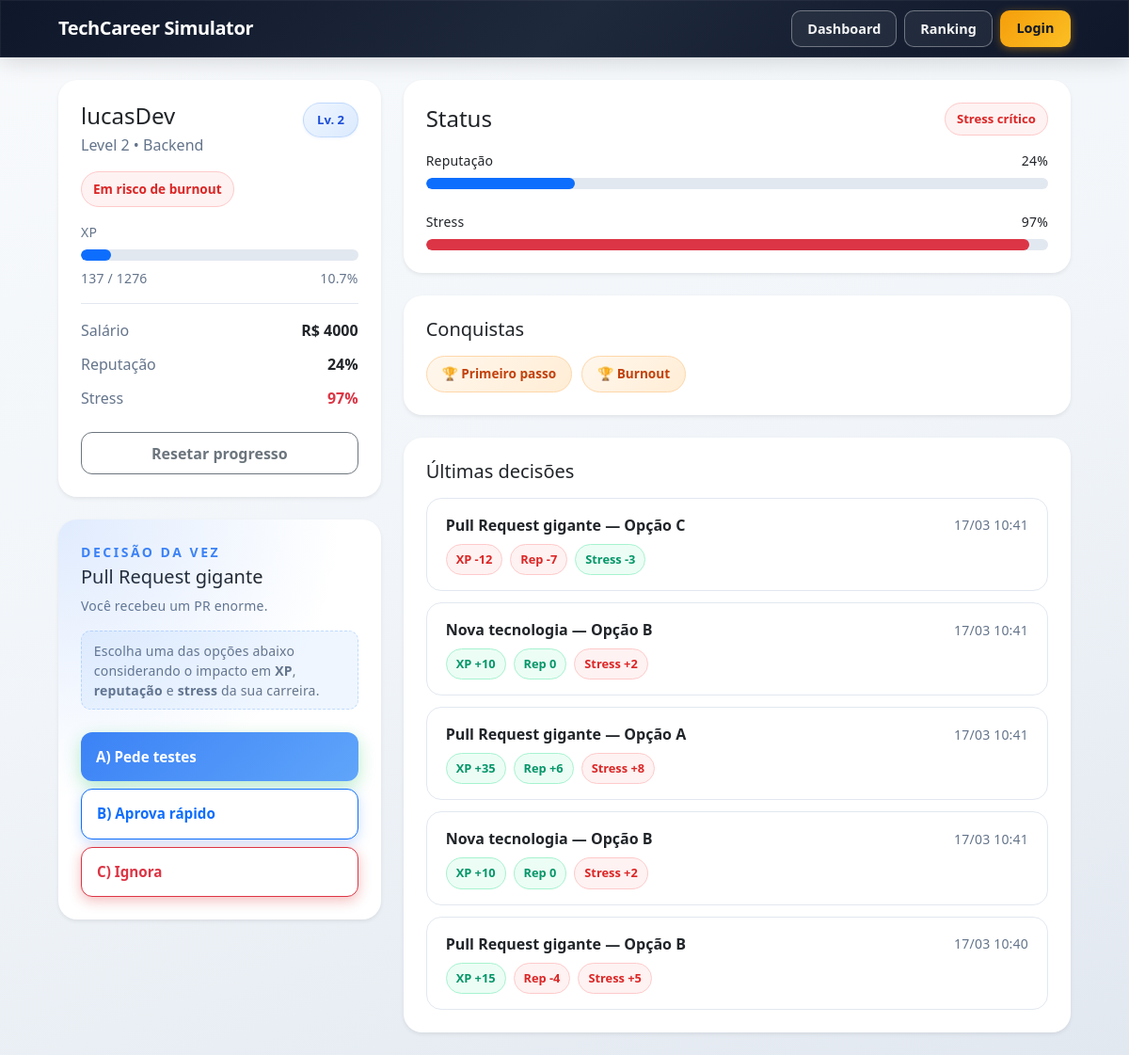
The page /dashboard (signed in) on the database its author committed.
### models.py (models this page shows)
class User(db.Model):
    id = db.Column(db.Integer, primary_key=True)
    username = db.Column(db.String(100), unique=True, nullable=False)
    stats = db.relationship("Stats", backref="user", uselist=False)

class Stats(db.Model):
    id = db.Column(db.Integer, primary_key=True)
    user_id = db.Column(db.Integer, db.ForeignKey("user.id"), nullable=False, unique=True)
    level = db.Column(db.Integer, default=1)
    xp = db.Column(db.Integer, default=0)
    xp_max = db.Column(db.Integer, default=100)
    salary = db.Column(db.Integer, default=2000)
    reputation = db.Column(db.Integer, default=50)
    stress = db.Column(db.Integer, default=10)

class DecisionLog(db.Model):
    id = db.Column(db.Integer, primary_key=True)
    user_id = db.Column(db.Integer, db.ForeignKey("user.id"), nullable=False)
    choice = db.Column(db.String(1), nullable=False)
    delta_xp = db.Column(db.Integer, default=0)
    delta_reputation = db.Column(db.Integer, default=0)
    delta_stress = db.Column(db.Integer, default=0)
    challenge_title = db.Column(db.String(150), nullable=True)
    created_at = db.Column(db.DateTime, default=datetime.utcnow)

### app.py (the view)
@app.route("/dashboard")
def dashboard():
    user_id = session.get("user_id")
    if not user_id:
        return redirect(url_for("login"))
    user = User.query.get(user_id)
    stats = Stats.query.filter_by(user_id=user_id).first()
    if not user or not stats:
        return redirect(url_for("login"))
    logs = (
        DecisionLog.query
        .filter_by(user_id=user_id)
        .order_by(DecisionLog.created_at.desc())
        .limit(5)
        .all()
    )
    current_challenge = random.choice(challenges)
    achievements = []
    if len(logs) >= 1:
        achievements.append("Primeiro passo")
    if stats.level >= 4:
        achievements.append("Em ascensão")
    if stats.reputation >= 80:
        achievements.append("Boa reputação")
    if stats.stress >= 95:
        achievements.append("Burnout")
    if stats.xp >= stats.xp_max * 0.8:
        achievements.append("Quase lá")
    return render_template(
        "dashboard.html",
        user=user,
        stats=stats,
        logs=logs,
        current_challenge=current_challenge,
        achievements=achievements
    )

### app.py (called while the page is built)
def format_brasilia(dt):
    if dt is None:
        return ""
    if dt.tzinfo is None:
        dt = dt.replace(tzinfo=timezone.utc)
    br = dt.astimezone(BRASILIA)
    return br.strftime("%d/%m %H:%M")

### templates/dashboard.html (shortened to what this page needs)
{% extends "base.html" %}
{% block content %}
<div class="row g-4">
  <div class="col-12 col-lg-4">
    <div class="card shadow-sm border-0 profile-card">
      <div class="card-body p-4">
        <div class="d-flex justify-content-between align-items-start mb-3">
          <div>
            <h1 class="h4 mb-1">{{ user.username }}</h1>
            <p class="text-secondary mb-0">Level {{ stats.level }} • Backend</p>
          </div>
          <span class="level-badge">Lv. {{ stats.level }}</span>
        </div>
        {% if stats.stress >= 90 %}
          <div class="status-chip danger-soft mb-3">Em risco de burnout</div>
        {% elif stats.reputation >= 80 %}
          <div class="status-chip success-soft mb-3">Profissional em destaque</div>
        {% elif stats.xp >= stats.xp_max * 0.8 %}
          <div class="status-chip info-soft mb-3">Próximo de subir de nível</div>
        {% else %}
          <div class="status-chip neutral-soft mb-3">Em desenvolvimento</div>
        {% endif %}
        <div class="mb-2 small text-secondary">XP</div>
        <div class="progress mb-2">
          <div class="progress-bar" style="width: {{ (stats.xp / stats.xp_max) * 100 }}%"></div>
        </div>
        <div class="d-flex justify-content-between small text-secondary mb-3">
          <span>{{ stats.xp }} / {{ stats.xp_max }}</span>
          <span>{{ ((stats.xp / stats.xp_max) * 100) | round(1) }}%</span>
        </div>
        <hr>
        <div class="info-row">
          <span class="text-secondary">Salário</span>
          <span class="fw-semibold">R$ {{ stats.salary }}</span>
        </div>
        <div class="info-row">
          <span class="text-secondary">Reputação</span>
          <span class="fw-semibold">{{ stats.reputation }}%</span>
        </div>
        <div class="info-row">
          <span class="text-secondary">Stress</span>
          <span class="fw-semibold {% if stats.stress >= 90 %}text-danger{% endif %}">
            {{ stats.stress }}%
          </span>
        </div>
        <form method="POST" action="{{ url_for('reset') }}" class="mt-4" onsubmit="return confirmarReset()">
          <button
            class="btn btn-outline-secondary w-100"
            type="submit"
          >
            Resetar progresso
          </button>
        </form>
      </div>
    </div>
    <div class="card shadow-sm border-0 mt-4 challenge-card">
      <div class="card-body p-4">
        <p class="challenge-label text-uppercase small fw-semibold mb-1">
          Decisão da vez
        </p>
        <h2 class="h5 mb-2">{{ current_challenge.title }}</h2>
        <p class="text-secondary small mb-3">
          {{ current_challenge.prompt }}
        </p>
        <p class="challenge-help text-secondary small mb-3">
          Escolha uma das opções abaixo considerando o impacto em
          <span class="fw-semibold">XP</span>, <span class="fw-semibold">reputação</span> e <span class="fw-semibold">stress</span> da sua carreira.
        </p>
        <form method="POST" action="{{ url_for('choose') }}" class="d-grid gap-2 mt-3 choice-buttons">
          <button
            class="btn btn-primary choice-btn choice-btn-a"
            name="choice"
            value="A"
            type="submit"
          >
            A) {{ current_challenge.a.text }}
          </button>
          <button
            class="btn btn-outline-primary choice-btn choice-btn-b"
            name="choice"
            value="B"
            type="submit"
          >
            B) {{ current_challenge.b.text }}
          </button>
          <button
            class="btn btn-outline-danger choice-btn choice-btn-c"
            name="choice"
            value="C"
            type="submit"
          >
            C) {{ current_challenge.c.text }}
          </button>
        </form>
      </div>
    </div>
  </div>
  <div class="col-12 col-lg-8">
    <div class="card shadow-sm border-0">
      <div class="card-body p-4">
        <div class="d-flex justify-content-between align-items-center mb-3">
          <h2 class="h4 mb-0">Status</h2>
          {% if stats.stress >= 90 %}
            <span class="danger-chip">Stress crítico</span>
          {% endif %}
        </div>
        <div class="mb-2 d-flex justify-content-between small">
          <span>Reputação</span>
          <span>{{ stats.reputation }}%</span>
        </div>
        <div class="progress mb-4">
          <div class="progress-bar" style="width: {{ stats.reputation }}%"></div>
        </div>
        <div class="mb-2 d-flex justify-content-between small">
          <span>Stress</span>
          <span>{{ stats.stress }}%</span>
        </div>
        <div class="progress">
          <div class="progress-bar bg-danger" style="width: {{ stats.stress }}%"></div>
        </div>
      </div>
    </div>
    <div class="card shadow-sm border-0 mt-4">
      <div class="card-body p-4">
        <h2 class="h5 mb-3">Conquistas</h2>
        {% if achievements and achievements|length > 0 %}
          <div class="achievement-list">
            {% for achievement in achievements %}
              <span class="achievement-badge">🏆 {{ achievement }}</span>
            {% endfor %}
          </div>
        {% else %}
          <p class="text-secondary mb-0">Nenhuma conquista desbloqueada ainda.</p>
        {% endif %}
      </div>
    </div>
    <div class="card shadow-sm border-0 mt-4">
      <div class="card-body p-4">
        <h2 class="h5 mb-3">Últimas decisões</h2>
        {% if logs and logs|length > 0 %}
          <div class="decision-list">
            {% for l in logs %}
              <div class="decision-item">
                <div class="decision-top">
                  <div class="fw-semibold">
                    {{ l.challenge_title if l.challenge_title else "Desafio" }} — Opção {{ l.choice }}
                  </div>
                  <span class="text-secondary small">{{ l.created_at | brasilia }}</span>
                </div>
                <div class="decision-stats mt-2">
                  <span class="decision-pill {% if l.delta_xp >= 0 %}pill-positive{% else %}pill-negative{% endif %}">
                    XP {{ "+" if l.delta_xp > 0 else "" }}{{ l.delta_xp }}
                  </span>
                  <span class="decision-pill {% if l.delta_reputation >= 0 %}pill-positive{% else %}pill-negative{% endif %}">
                    Rep {{ "+" if l.delta_reputation > 0 else "" }}{{ l.delta_reputation }}
                  </span>
                  <span class="decision-pill {% if l.delta_stress <= 0 %}pill-positive{% else %}pill-negative{% endif %}">
                    Stress {{ "+" if l.delta_stress > 0 else "" }}{{ l.delta_stress }}
                  </span>
                </div>
              </div>
            {% endfor %}
          </div>
        {% else %}
          <p class="text-secondary mb-0">Nenhuma decisão registrada ainda.</p>
        {% endif %}
      </div>
    </div>
  </div>
</div>
{% endblock %}

### templates/base.html (shortened to what this page needs)
<!doctype html>
<html lang="pt-br">
<head>
  <link href="https://cdn.jsdelivr.net/npm/bootstrap@5.3.3/dist/css/bootstrap.min.css" rel="stylesheet">
  <link href="{{ url_for('static', filename='css/style.css') }}" rel="stylesheet">
</head>
<body>
<nav class="navbar navbar-expand-lg navbar-dark bg-dark">
  <div class="container">
    <a class="navbar-brand fw-semibold" href="{{ url_for('dashboard') }}">TechCareer Simulator</a>
    <div class="ms-auto d-flex gap-2">
      <a class="btn btn-outline-light btn-sm" href="{{ url_for('dashboard') }}">Dashboard</a>
      <a class="btn btn-outline-light btn-sm" href="{{ url_for('ranking') }}">Ranking</a>
      <a class="btn btn-warning btn-sm" href="{{ url_for('login') }}">Login</a>
    </div>
  </div>
</nav>
<main class="container my-4">
{% block content %}{% endblock %}
</main>
</body>
</html>

### rows shown on the page
User: username "lucasDev"
Stats: level "2", xp "137", xp_max "1276", ((stats.xp/stats.xp_max)*100)|round(1) "10.7", salary "4000", reputation "24", stress "97"
DecisionLog: challenge_title "Pull Request gigante", choice "C", created_at|brasilia "17/03 10:41", delta_xp "-12", delta_reputation "-7", delta_stress "-3"
DecisionLog: challenge_title "Nova tecnologia", choice "B", created_at|brasilia "17/03 10:41", delta_xp "+", delta_xp "10", delta_reputation "0", delta_stress "+", delta_stress "2"
DecisionLog: challenge_title "Pull Request gigante", choice "A", created_at|brasilia "17/03 10:41", delta_xp "+", delta_xp "35", delta_reputation "+", delta_reputation "6", delta_stress "+", delta_stress "8"
DecisionLog: challenge_title "Nova tecnologia", choice "B", created_at|brasilia "17/03 10:41", delta_xp "+", delta_xp "10", delta_reputation "0", delta_stress "+", delta_stress "2"
DecisionLog: challenge_title "Pull Request gigante", choice "B", created_at|brasilia "17/03 10:40", delta_xp "+", delta_xp "15", delta_reputation "-4", delta_stress "+", delta_stress "5"

### other values the page prints
{{ achievement }} "Primeiro passo" "Burnout"
